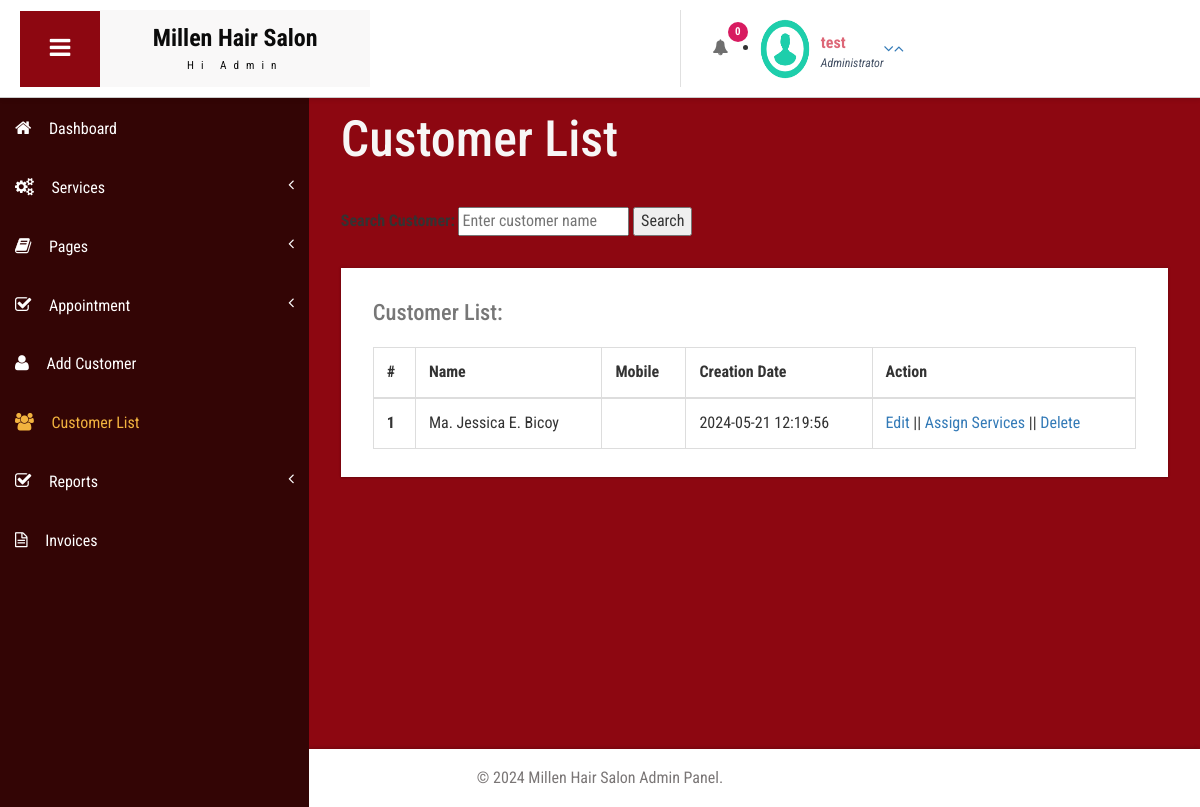
The page /admin/customer-list.php (signed in) on the database as committed earlier.
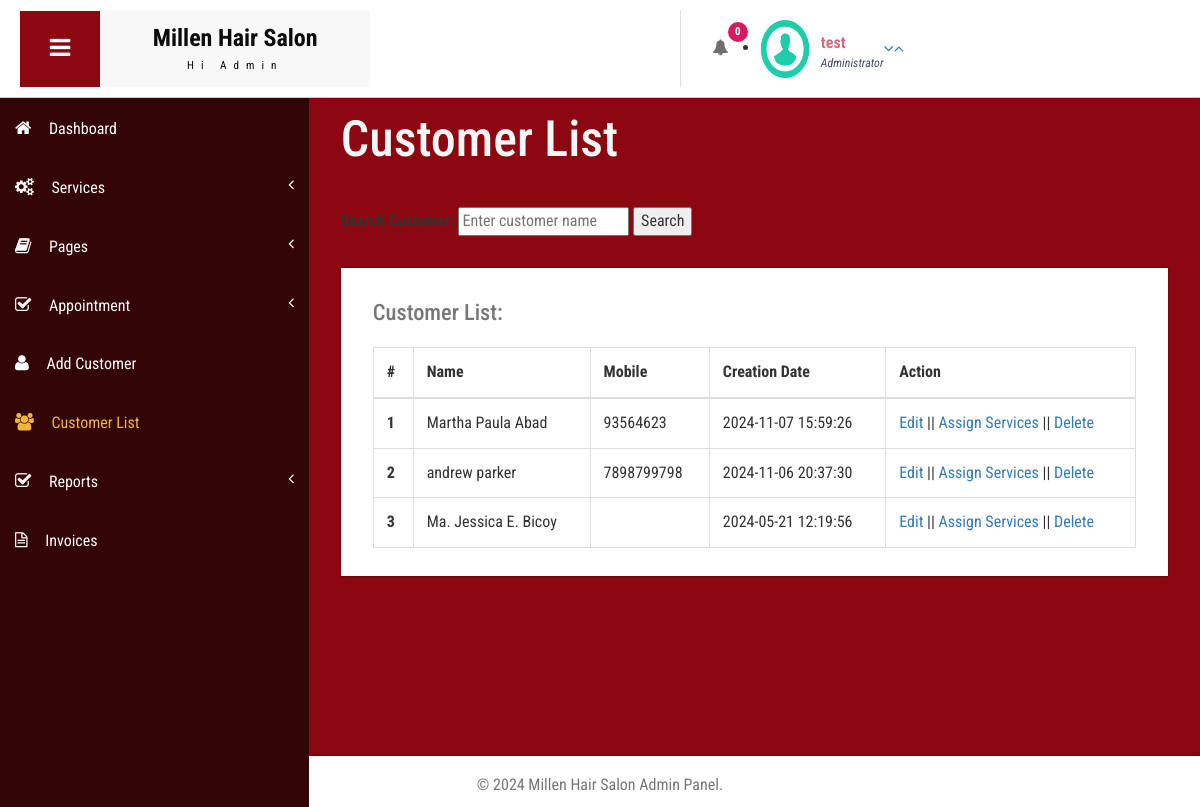
The same page on the database as committed later.
### tables this page shows
CREATE TABLE `tblcustomers` (
  `ID` int(10) NOT NULL,
  `Name` varchar(120) DEFAULT NULL,
  `Email` varchar(200) DEFAULT NULL,
  `MobileNumber` bigint(11) DEFAULT NULL,
  `Gender` enum('Female','Male','Transgender') DEFAULT NULL,
  `Details` mediumtext DEFAULT NULL,
  `CreationDate` timestamp NULL DEFAULT current_timestamp(),
  `UpdationDate` timestamp NULL DEFAULT NULL ON UPDATE current_timestamp()
);

### admin/customer-list.php (the view, shortened to what this page needs)
<?php
include('includes/dbconnection.php');
if (strlen($_SESSION['bpmsaid']) == 0) {
    header('location:logout.php');
} else {
    $search_query = "";
    ?>
    <!DOCTYPE HTML>
    <html>
    <head>
        <link href="css/bootstrap.css" rel='stylesheet' type='text/css' />
        <link href="css/style.css" rel='stylesheet' type='text/css' />
        <link href="css/font-awesome.css" rel="stylesheet">
        <link href="css/animate.css" rel="stylesheet" type="text/css" media="all">
        <link href="css/custom.css" rel="stylesheet">
    </head>
    <body class="cbp-spmenu-push">
        <div class="main-content">
            <?php include_once('includes/sidebar.php'); ?>
            <?php include_once('includes/header.php'); ?>
            <div id="page-wrapper">
                <div class="main-page">
                    <div class="tables">
                        <h3 class="title1">Customer List</h3>
                        <form action="" method="GET">
                            <label for="customer_search">Search Customer:</label>
                            <input type="text" id="customer_search" name="customer_search" value="<?php echo isset($_GET['customer_search']) ? $_GET['customer_search'] : ''; ?>" placeholder="Enter customer name">
                            <button type="submit">Search</button>
                        </form>
                        <div class="table-responsive bs-example widget-shadow">
                            <h4>Customer List:</h4>
                            <table class="table table-bordered">
                                <thead>
                                    <tr>
                                        <th>#</th>
                                        <th>Name</th>
                                        <th>Mobile</th>
                                        <th>Creation Date</th>
                                        <th>Action</th>
                                    </tr>
                                </thead>
                                <tbody>
                                    <?php
                                    $ret = mysqli_query($con, "SELECT * FROM tblcustomers $search_query ORDER BY ID DESC");
                                    $cnt = 1;
                                    while ($row = mysqli_fetch_array($ret)) {
                                    ?>
                                        <tr>
                                            <th scope="row"><?php echo $cnt; ?></th>
                                            <td><?php echo $row['Name']; ?></td>
                                            <td><?php echo $row['MobileNumber']; ?></td>
                                            <td><?php echo $row['CreationDate']; ?></td>
                                            <td><a href="edit-customer-detailed.php?editid=<?php echo $row['ID']; ?>">Edit</a> ||
                                            <a href="add-customer-services.php?addid=<?php echo $row['ID']; ?>">Assign Services</a> ||
                                            <a href="customer-list-delete.php?deleteid=<?php echo $row['ID'];  ?>" class="delete-btn" data-delete-link="customer-list-delete.php?deleteid=<?php echo $row['ID'];  ?>">Delete</a></td>
                                        </tr>
                                    <?php
                                        $cnt = $cnt + 1;
                                    } ?>
                                </tbody>
                            </table>
                        </div>
                    </div>
                </div>
            </div>
            <?php include_once('includes/footer.php'); ?>
        </div>
    </body>
    </html>
<?php } ?>

### admin/includes/sidebar.php (shortened to what this page needs)
<div class=" sidebar" role="navigation">
           <div class="navbar-collapse">
       <nav class="cbp-spmenu cbp-spmenu-vertical cbp-spmenu-left" id="cbp-spmenu-s1">
         <ul class="nav" id="side-menu">
           <li>
             <a href="dashboard.php"><i class="fa fa-home nav_icon"></i>Dashboard</a>
           </li>
           <li>
             <a href="add-services.php"><i class="fa fa-cogs nav_icon"></i>Services<span class="fa arrow"></span> </a>
           </li>
           <li class="">
             <a href="about-us.php"><i class="fa fa-book nav_icon"></i>Pages <span class="fa arrow"></span></a>
           </li>
           <li>
             <a href="all-appointment.php"><i class="fa fa-check-square-o nav_icon"></i>Appointment<span class="fa arrow"></span></a>
           </li>
           <li>
             <a href="add-customer.php" class="chart-nav"><i class="fa fa-user nav_icon"></i>Add Customer</a>
           </li>
            <li>
             <a href="customer-list.php" class="chart-nav"><i class="fa fa-users nav_icon"></i>Customer List</a>
           </li>
             <li>
             <a href="#"><i class="fa fa-check-square-o nav_icon"></i>Reports<span class="fa arrow"></span></a>
           </li>
   <li>
             <a href="invoices.php" class="chart-nav"><i class="fa fa-file-text-o nav_icon"></i>Invoices</a>
           </li>
         </ul>
       </nav>
     </div>
   </div>

### admin/includes/header.php (shortened to what this page needs)
<!DOCTYPE html>
<html lang="en">
<head>
</head>
<body>
    <div class="sticky-header header-section">
        <div class="header-left">
            <button id="showLeftPush" class="toggle-btn">
                <i class="fa fa-bars"></i>
            </button>
            <div class="logo">
                <a href="index.html">
                    <h1>Millen Hair Salon</h1>
                    <span>Hi Admin</span>
                </a>
            </div>
        </div>
        <div class="header-right">
            <div class="profile-details-left">
                <?php
                    $ret1 = mysqli_query($con, "SELECT AptNumber, Name, Status FROM tblappointment WHERE Status='pending'");
                    $num = mysqli_num_rows($ret1);
                ?>
                <ul class="notifications-dropdown">
                    <li class="dropdown head-dpdn">
                        <a href="#" class="dropdown-toggle" data-toggle="dropdown" aria-expanded="false">
                            <i class="fa fa-bell"></i>
                            <span class="badge blue"><?php echo $num; ?></span>
                        </a>
                    </li>
                </ul>
            </div>
            <div class="profile-details">
                <?php
                    $adid = $_SESSION['bpmsaid'];
                    $ret = mysqli_query($con, "SELECT AdminName FROM tbladmin WHERE ID='$adid'");
                    $name = '';
                    if ($row = mysqli_fetch_array($ret)) {
                        $name = $row['AdminName'];
                    }
                ?>
                <ul>
                    <li class="dropdown profile-details-drop">
                        <a href="#" class="dropdown-toggle" data-toggle="dropdown" aria-expanded="false">
                            <div class="profile-img">
                                <img src="images/download (1).png" alt="Admin Profile" width="50" height="60">
                            </div>
                            <div class="user-name">
                                <p><?php echo htmlspecialchars($name); ?></p>
                                <span>Administrator</span>
                            </div>
                            <i class="fa fa-angle-down lnr"></i>
                            <i class="fa fa-angle-up lnr"></i>
                        </a>
                    </li>
                </ul>
            </div>
        </div>
    </div>
</body>
</html>

### admin/includes/footer.php
<div class="footer">
   <p>&copy; 2024 Millen Hair Salon Admin Panel.</p>
</div>

### admin/css/custom.css (style rules this page uses)
#page-wrapper { padding:7em 2em 2.5em; background-color: #8D0711; }
.sidebar .arrow { float: right; }
.sidebar .fa.arrow:before { content: "\f104"; }

### admin/includes/header.php (style rules this page uses)
.sticky-header { position: fixed; top: 0; left: 0; width: 100%; z-index: 1000; background-color: #fff; border-bottom: 1px solid #ccc; box-shadow: 0px 2px 4px rgba(0, 0, 0, 0.1); }
.header-section { display: flex; justify-content: space-between; padding: 10px 20px; }
.header-left, .header-right { display: flex; align-items: center; }
.logo h1 { font-size: 24px; color: #333; margin: 0; }
.logo span { font-size: 14px; color: #777; }
.profile-img img { border-radius: 50%; }
.notifications-dropdown { list-style-type: none; padding: 0; margin: 0; }
.profile-details-drop a { display: flex; align-items: center; }
.profile-details-drop .user-name p { margin: 0; font-weight: bold; }

Rows that differ between the two databases and show on the page:
added tblcustomers: Name "Martha Paula Abad", MobileNumber "93564623", CreationDate "2024-11-07 15:59:26"
added tblcustomers: Name "andrew parker", MobileNumber "7898799798", CreationDate "2024-11-06 20:37:30"
